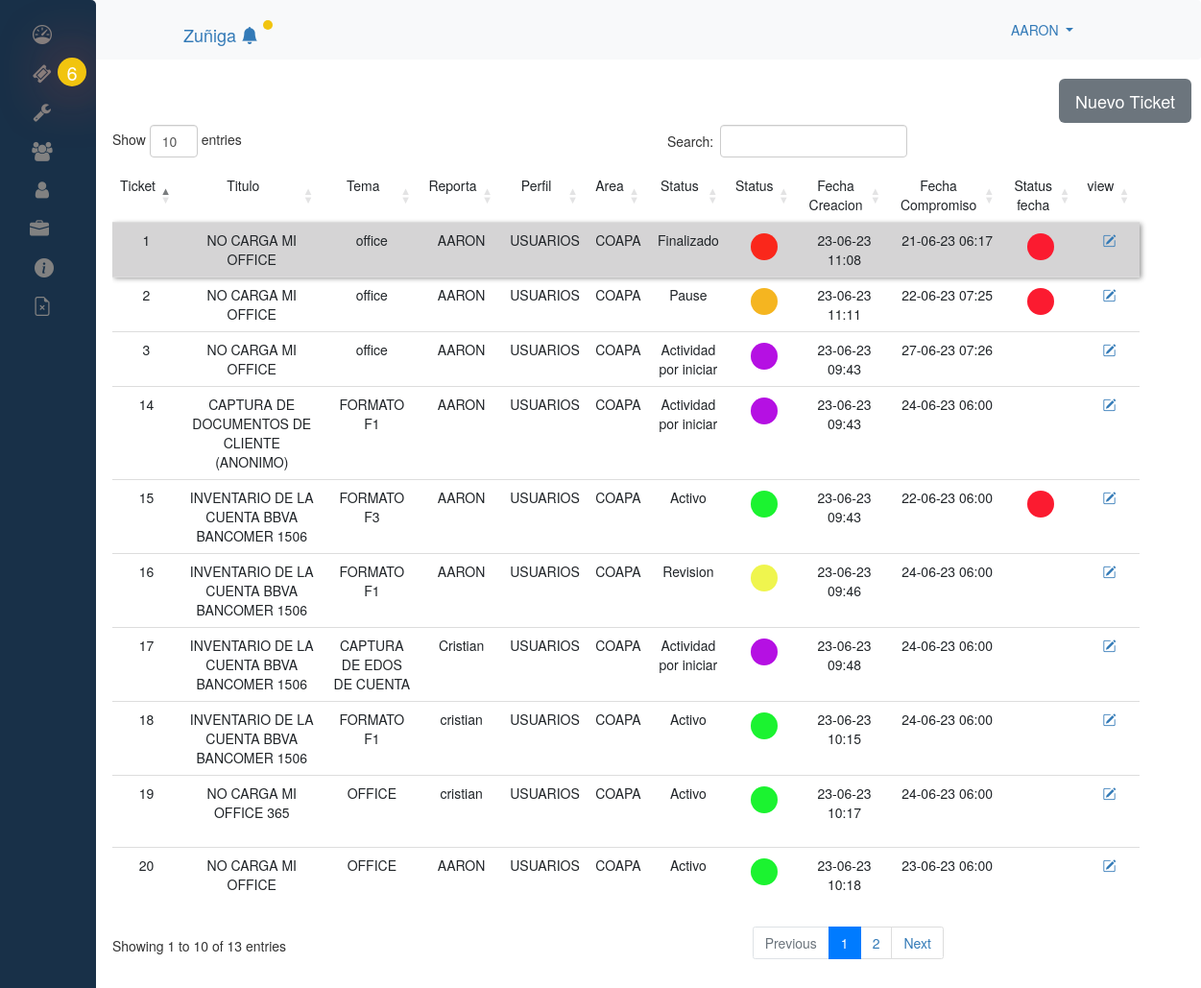
/reportes/admin/ticket.php (signed in), run on the app's committed database.
### tables this page shows
CREATE TABLE `tickets` (
  `id_ticket` int(11) NOT NULL,
  `nombreR` varchar(200) NOT NULL,
  `titulo` varchar(200) NOT NULL,
  `descripcion` longblob NOT NULL,
  `tema` varchar(200) NOT NULL,
  `fecha_crea` timestamp NOT NULL DEFAULT current_timestamp() ON UPDATE current_timestamp(),
  `status` varchar(200) NOT NULL,
  `departamento` varchar(200) NOT NULL,
  `type_user` varchar(200) NOT NULL,
  `leido` varchar(200) NOT NULL,
  `fecha_mod` timestamp NOT NULL DEFAULT current_timestamp(),
  `perfil` varchar(200) NOT NULL
);

### reportes/admin/proceso_ticket/filtroadmin.php (the view, shortened to what this page needs)
<div class="table-responsive"  style="    width: 90%;
    margin-left: 117px;
margin-bottom: 150px;
    " >
        <table id="tabla_ticket" class="table  " style="    width: 95%; text-align: center;">
                <thead>
                        <tr>
                          <td id="arriba_abajo" style="text-align:center;">Ticket</td>
                          <td id="arriba_abajo" style="text-align:center;">Titulo</td>
                          <td id="arriba_abajo" style="text-align:center;">Tema</td>
                          <td id="arriba_abajo" style="text-align:center;">Reporta</td>
                          <td id="arriba_abajo" style="text-align:center;">Perfil</td>
                          <td id="arriba_abajo" style="text-align:center;">Area</td>
                          <td id="arriba_abajo" style="text-align:center;">Status</td>
                          <td id="arriba_abajo" style="text-align:center;">Status</td>
                          <td id="arriba_abajo" style="text-align:center;">Fecha Creacion</td>
                          <td id="arriba_abajo" style="text-align:center;">Fecha Compromiso</td>
                          <td id="arriba_abajo" style="text-align:center;">Status fecha</td>
                          <td id="arriba_abajo" style="text-align:center;">view</td>
                        </tr>
                </thead>
                <tbody>
                      <?php While($rowSql = $sql->fetch_assoc()) {   ?>
                            <?php include("color_tabla.php");  ?>
                                <td id="i_ticket"><?php echo $rowSql['id_ticket']; ?></td>
                                <td id="titulo">  <?php echo $rowSql ["titulo"]; ?></td>
                                <td id="titulo">  <?php echo $rowSql ["tema"]; ?></td>
                                <td id="nombre"><?php echo $rowSql ["nombreR"]; ?></td>
                                <td id="perfil"><?php echo $rowSql ["perfil"]; ?></td>
                                <td id="sede"><?php echo $rowSql ["departamento"]; ?></td>
                                <td id="status">
                                  <?php
                                    if($rowSql["status"] == 0){
                                      echo "Activo";
                                    }elseif ($rowSql["status"] == 1) {
                                      echo "Pause";
                                    }elseif ($rowSql["status"] == 2) {
                                      echo "Revision";
                                    }elseif ($rowSql["status"] == 3) {
                                      echo "Cancelado";
                                    }elseif ($rowSql["status"] == 4) {
                                      echo "Actividad por iniciar";
                                      }elseif ($rowSql["status"] == 5) {
                                        echo "Finalizado";
                                      }
                                   ?>
                                 </td>
                                <?php if ($rowSql['status'] == 0): ?>
                                <td id="status"> <div id="status" data-toggle="popover" data-trigger="hover" data-content="Activo"  ></div> </td>
                              <?php elseif ($rowSql['status'] == 1):?>
                                  <td id="status"> <div id="status2" data-toggle="popover" data-trigger="hover" data-content="Pause"  ></div> </td>
                                <?php elseif ($rowSql['status'] == 2):?>
                                  <td id="status"> <div id="status3" data-toggle="popover" data-trigger="hover" data-content="Revision" ></div> </td>
                                  <?php elseif ($rowSql['status'] == 3):?>
                                  <td id="status"> <div id="status3" data-toggle="popover" data-trigger="hover" data-content="Cancelado" ></div> </td>
                                <?php elseif ($rowSql['status'] == 4):?>
                                  <td id="status"> <div id="status4" data-toggle="popover" data-trigger="hover" data-content="Actividad por iniciar" ></div> </td>
                                  <?php elseif ($rowSql['status'] == 5):?>
                                  <td id="status"> <div id="status5" data-toggle="popover" data-trigger="hover" data-content="Finalizado" ></div> </td>
                                <?php endif; ?>
                                <?php
                                $newDate = date("d-m-y h:i", strtotime($rowSql["fecha_crea"])); ?>
                                <td id="fecha"><?php echo  $newDate; ?>  </td>
                                <?php
                                $newDate2 = date("d-m-y h:i", strtotime($rowSql["fecha_mod"])); ?>
                                <td id="fecha2"><?php echo  $newDate2; ?>
                                </td>
                                <?php
                                $newDate3 = date("d-m-y h:i"); ?>
                               <?php
                                if ($newDate2 < $newDate3) {
                                    echo '<td >
                                    <div id="fecha3" data-toggle="popover" data-trigger="hover" data-content="Revaso Tiempo"
                                        style="    margin-left: 16px !important;
                                    margin-top: 3px!important;
                                    width: 28px!important;
                                    height: 28px!important;
                                    background-color: #fb1b30!important;
                                    border-color: #155e22!important;
                                    border-radius: 737px;"
                                ></div>
                                    </td>';
                                } else {
                                    echo '<td></td>';
                                }
                              ?>
                              <td>
                                <?php if ($rowSql['status'] == 4): ?>
                                  <a class="disable"  href="./comentarios.php?id=<?php echo $rowSql['id_ticket']; ?>"><i class="bi bi-pencil-square"></i></a></td>
                                 <?php else: ?>
                                      <a href="./comentarios.php?id=<?php echo $rowSql['id_ticket']; ?>"><i class="bi bi-pencil-square"></i></a></td>
                                <?php endif; ?>
                    </tr><?php } ?>
                </tbody>
        </table>
</div>

### reportes/admin/head.php (shortened to what this page needs)
<!DOCTYPE html>
<html lang="en" dir="ltr">
  <head>
        <link rel="stylesheet" href="css/style_dashboard.css">
				<link rel="stylesheet" href="css/tickets.css">
					<link rel="stylesheet" href="css/new_ticket.css">
					<link rel="stylesheet" href="css/status_tabla.css">
				<link rel="stylesheet" href="https://stackpath.bootstrapcdn.com/bootstrap/4.4.1/css/bootstrap.min.css">
				<link rel="stylesheet" href="https://maxcdn.bootstrapcdn.com/bootstrap/3.4.1/css/bootstrap.min.css">
				<link rel="stylesheet" href="https://cdnjs.cloudflare.com/ajax/libs/font-awesome/4.7.0/css/font-awesome.min.css">
				<link rel="stylesheet" href="https://cdn.jsdelivr.net/npm/bootstrap-icons@1.9.1/font/bootstrap-icons.css">
	<link rel="stylesheet" href="https://cdn.datatables.net/1.10.19/css/dataTables.bootstrap4.min.css">
  </head>
  <body>
		<nav class="navbar bg-light">
	  <div class="container-fluid">
			<div id="logo" class="">
				<a class="navbar-brand" href="#" style="margin-left: -357px!important;">
			 Zuñiga  <i class="bi bi-bell-fill">
			 <?php if ($_SESSION['usr_roll'] ==2): ?>
			 <?php include("./notificaciones/pendiente/notif2.php"); ?>
			 <?php endif; ?>
			 </i>
			 </a>
			</div>
			<ul class="nav navbar-nav navbar-right">
				<div class="dropdown" style="">
				<a href="javascript:void(0)" class="brand-link dropdown-toggle" data-toggle="dropdown" aria-expanded="true">
							<span class="brand-text font-weight-light"><?php echo ucwords($_SESSION['usr_name']) ?></span>
					</a>
				</div>
	    </ul>
	  </div>
	</nav>
		<div id="mySidenav" class="sidebar" position>
			<a href="index.php" data-toggle="popover" data-trigger="hover" data-content="Dashobard"><i class="bi bi-speedometer"></i></a>
						<a href="./ticket.php" data-toggle="popover" data-trigger="hover" data-content="Tickets"><i class="fa fa-fw fa-ticket"></i>
							<?php if ($_SESSION['usr_roll'] ==2): ?>
							<?php include("./notificaciones/pendiente/notif.php"); ?>
							<?php endif; ?>
						</a>
				<?php if ($_SESSION['usr_roll'] ==2): ?>
					<a href="./new_departamento.php" data-toggle="popover" data-trigger="hover" data-content="Departamentos" ><i class="fa fa-fw fa-wrench"></i></a>
					<a href="./new_usuarios.php" data-toggle="popover" data-trigger="hover" data-content="Usuarios"><i class="fa fa-fw fa-users"></i></a>
					<a href="./new_perfil.php" data-toggle="popover" data-trigger="hover" data-content="Perfiles"><i class="fa fa-fw fa-user"></i></a>
					<a href="./new_tema_ayuda.php" data-toggle="popover" data-trigger="hover" data-content="Tema de ayuda"><i class="bi bi-briefcase-fill"></i></i></a>
					<a href="#mesa_ayuda" data-toggle="popover" data-trigger="hover" data-content="Conocimiento"><i class="bi bi-info-circle-fill"></i></i></a>
					<a href="#Descargas" data-toggle="popover" data-trigger="hover" data-content="extraer Info"><i class="bi bi-file-earmark-x"></i></a>
				<?php endif; ?>
		</div>

### reportes/admin/notificaciones/pendiente/notif2.php (shortened to what this page needs)
<?php
$con = new mysqli('localhost','root','','control_ticket');
$query = $con->query("
SELECT COUNT(status) FROM tickets WHERE status = 0
");
foreach($query as $data)
{
$status[] = $data['COUNT(status)'];}
?>
<?php if  ($data['0'] = 0 ){
        echo "<div id='notif2' class='notif2 trans2' style='display:none'  >";
        echo "</div>";
    }elseif ($status['0'] != 0) {
      echo "<div id='notif2' class='notif2 trans2'  >";
      echo "</div>";
    }
      ?>

### reportes/admin/notificaciones/pendiente/notif.php (shortened to what this page needs)
<?php
$con = new mysqli('localhost','root','','control_ticket');
$query = $con->query("
SELECT COUNT(status) FROM tickets WHERE status = 0
");
foreach($query as $data)
{
$status[] = $data['COUNT(status)'];}
?>
<?php if  ($data['0'] = 0 ){
        echo "<div id='notif' class='notif trans' style='display:none'  >";
        echo "</div>";
    }elseif ($status['0'] != 0) {
      echo "<div id='notif' class='notif trans'  >";
      echo  $status['0'];
      echo "</div>";
    }
      ?>

### reportes/admin/ticket.php
<?php include("head.php");
include("control/conexion.php"); ?>
<div class="new_ticket">
  <a href="./new_ticket.php" class="btn btn-secondary btn-lg " tabindex="-1" role="button" aria-disabled="true" style="margin-left: 1103px;">
    Nuevo Ticket</a>
</div>
<?php include("./proceso_ticket/filtro.php") ?>

### reportes/admin/proceso_ticket/filtro.php (shortened to what this page needs)
<?php
$servidor= "localhost";
$usuario= "root";
$password = "";
$nombreBD= "control_ticket";
$conexion = new mysqli($servidor, $usuario, $password, $nombreBD);
$conexion->set_charset('utf8');
?>
             <?php
        $aKeyword = explode(" ", $_POST['nombreR']);
        if ($_POST["nombreR"] == '' AND $_POST['status'] == '' AND $_POST['id_ticket'] == '' AND $_POST['departamento'] == '' AND $_POST['sede'] == ''AND $_POST['buscapreciodesde'] == '' AND $_POST['buscapreciohasta'] == ''){
                $query ="SELECT * FROM tickets  ";
        }else{
                $query ="SELECT * FROM tickets ";
        if ($_POST["nombreR"] != '' ){
                $query .= "WHERE (nombreR LIKE LOWER('%".$aKeyword[0]."%') OR status LIKE LOWER('%".$aKeyword[0]."%')) ";
        }
}
         $sql = $conexion->query($query);
        ?>
<?php if ($_SESSION['usr_roll'] ==2): ?>
<?php include("filtroadmin.php"); ?>
<?php endif; ?>
<br><br><br><br>

### reportes/admin/proceso_ticket/color_tabla.php
<tr id="fila"  <?php
  if ($rowSql["status"] == 5 ) {
  echo"
  style = '
 -webkit-box-shadow: 2px 2px 5px #999 !important;
       background-color: #c7c6c7bf;
  '";
}
?> >

### reportes/admin/css/style_dashboard.css (style rules this page uses)
body { font-family: "Lato", sans-serif; }
.sidebar { height: 100%; width: 160px; position: absolute; z-index: 1; top: 0; left: 0; background-color: #183048 ; overflow-x: hidden; padding-top: 16px; }
#mySidenav { position: fixed; left: -58px; transition: 0.3s; padding: 15px; width: 100px; text-decoration: none; font-size: 20px; color: white; border-radius: 0 5px 5px 0; }
.sidebar a { padding: 6px 8px 6px 16px; text-decoration: none; font-size: 20px; color: #818181; display: block; }
ul.nav.navbar-nav.navbar-right { margin-right: -400px; }
a.navbar-brand { margin-right: 247px!important; margin-left: -442px!important; }
i.bi.bi-file-earmark-x { margin-left: 3px; }
i.bi.bi-speedometer { margin-left: 3px; }
i.bi.bi-info-circle-fill { margin-left: 5px!important; }
div.notif { position: absolute; top: 8px; text-align: center; width: 30px; height: 30px; background: #343436; line-height: 31px; border-radius: 100%; color: #fff; }
.trans { background: #f1c40f !important; box-shadow: 0px 0px 10px #f1c40f; }
div.notif.trans { width: 10px; height: 10px ; color: transparent; left: 69px; top: 69px; transition: all 0.2s ease; }
div.notif { width: 30px; height: 30px; right: 10px; color: #fff; box-shadow: 0px 0px 10px transparent; top: 8px; }
div.notif2 { top: 8px; text-align: center; width: 30px; height: 30px; background: #343436; line-height: 31px; border-radius: 100%; color: #fff; }
.trans2 { background: #f1c40f !important; box-shadow: 0px 0px 10px #f1c40f; }
div.notif2.trans2 { width: 10px; height: 10px ; color: transparent; left: 296px; top: 14px!important; display: inline-block!important; transition: all 0.2s ease; }
div.notif2 { width: 30px; height: 30px; right: 10px; color: #fff; box-shadow: 0px 0px 10px transparent; top: 8px; }

### reportes/admin/css/tickets.css (style rules this page uses)
div#status { margin-left: 719px!important; margin-top: -75px!important; margin-bottom: 27px; }

### reportes/admin/css/status_tabla.css (style rules this page uses)
div#status { margin-left: 16px !important; margin-top: 3px!important; width: 28px!important; height: 28px!important; background-color: #1bf330!important; border-color: #15f619!important; border-radius: 737px; }
div#status2 { margin-left: 16px !important; margin-top: 3px!important; width: 28px!important; height: 28px!important; background-color: #f5b520!important; border-color: #f0c118!important; border-radius: 737px; }
div#status3 { margin-left: 16px !important; margin-top: 3px!important; width: 28px!important; height: 28px!important; background-color: #eff54e!important; border-color: #f4ed36!important; border-radius: 737px; }
div#status4 { margin-left: 16px !important; margin-top: 3px!important; width: 28px!important; height: 28px!important; background-color: #b510e3!important; border-color: #9b17f3!important; border-radius: 737px; }
div#status5 { margin-left: 16px !important; margin-top: 3px!important; width: 28px!important; height: 28px!important; background-color: #fa271b!important; border-color: #d31a13!important; border-radius: 737px; }

### data on the page
tickets: id_ticket "1", titulo "NO CARGA MI OFFICE", tema "office", nombreR "AARON", perfil "USUARIOS", departamento "COAPA", status "Finalizado", fecha_crea "23-06-23 11:08", fecha_mod "21-06-23 06:17"
tickets: id_ticket "2", titulo "NO CARGA MI OFFICE", tema "office", nombreR "AARON", perfil "USUARIOS", departamento "COAPA", status "Pause", fecha_crea "23-06-23 11:11", fecha_mod "22-06-23 07:25"
tickets: id_ticket "3", titulo "NO CARGA MI OFFICE", tema "office", nombreR "AARON", perfil "USUARIOS", departamento "COAPA", status "Actividad por iniciar", fecha_crea "23-06-23 09:43", fecha_mod "27-06-23 07:26"
tickets: id_ticket "14", titulo "CAPTURA DE DOCUMENTOS DE CLIENTE (ANONIMO)", tema "FORMATO F1", nombreR "AARON", perfil "USUARIOS", departamento "COAPA", status "Actividad por iniciar", fecha_crea "23-06-23 09:43", fecha_mod "24-06-23 06:00"
tickets: id_ticket "15", titulo "INVENTARIO DE LA CUENTA BBVA BANCOMER 1506", tema "FORMATO F3", nombreR "AARON", perfil "USUARIOS", departamento "COAPA", status "Activo", fecha_crea "23-06-23 09:43", fecha_mod "22-06-23 06:00"
tickets: id_ticket "16", titulo "INVENTARIO DE LA CUENTA BBVA BANCOMER 1506", tema "FORMATO F1", nombreR "AARON", perfil "USUARIOS", departamento "COAPA", status "Revision", fecha_crea "23-06-23 09:46", fecha_mod "24-06-23 06:00"
tickets: id_ticket "17", titulo "INVENTARIO DE LA CUENTA BBVA BANCOMER 1506", tema "CAPTURA DE EDOS DE CUENTA", nombreR "Cristian", perfil "USUARIOS", departamento "COAPA", status "Actividad por iniciar", fecha_crea "23-06-23 09:48", fecha_mod "24-06-23 06:00"
tickets: id_ticket "18", titulo "INVENTARIO DE LA CUENTA BBVA BANCOMER 1506", tema "FORMATO F1", nombreR "cristian", perfil "USUARIOS", departamento "COAPA", status "Activo", fecha_crea "23-06-23 10:15", fecha_mod "24-06-23 06:00"
tickets: id_ticket "19", titulo "NO CARGA MI OFFICE 365", tema "OFFICE", nombreR "cristian", perfil "USUARIOS", departamento "COAPA", status "Activo", fecha_crea "23-06-23 10:17", fecha_mod "24-06-23 06:00"
tickets: id_ticket "20", titulo "NO CARGA MI OFFICE", tema "OFFICE", nombreR "AARON", perfil "USUARIOS", departamento "COAPA", status "Activo", fecha_crea "23-06-23 10:18", fecha_mod "23-06-23 06:00"

### other printed values
$_SESSION['usr_name'] "AARON"
$status['0'] "6"
